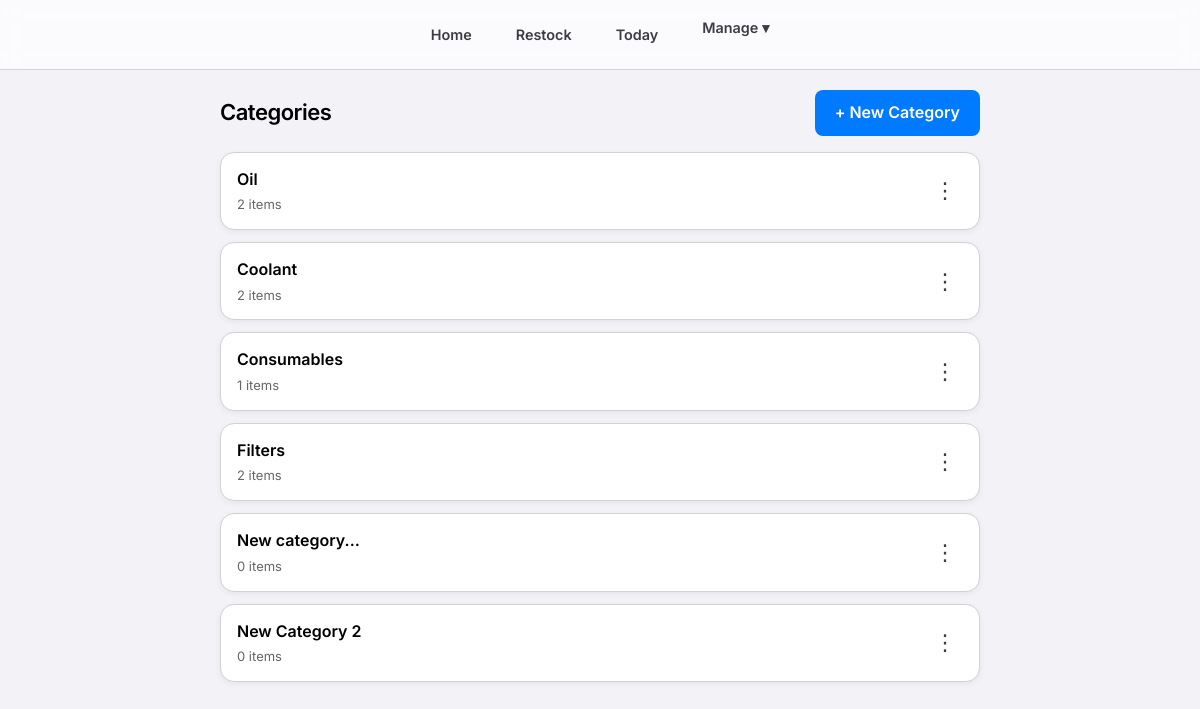
Before: /manage/categories/ (signed in) with the older database file.
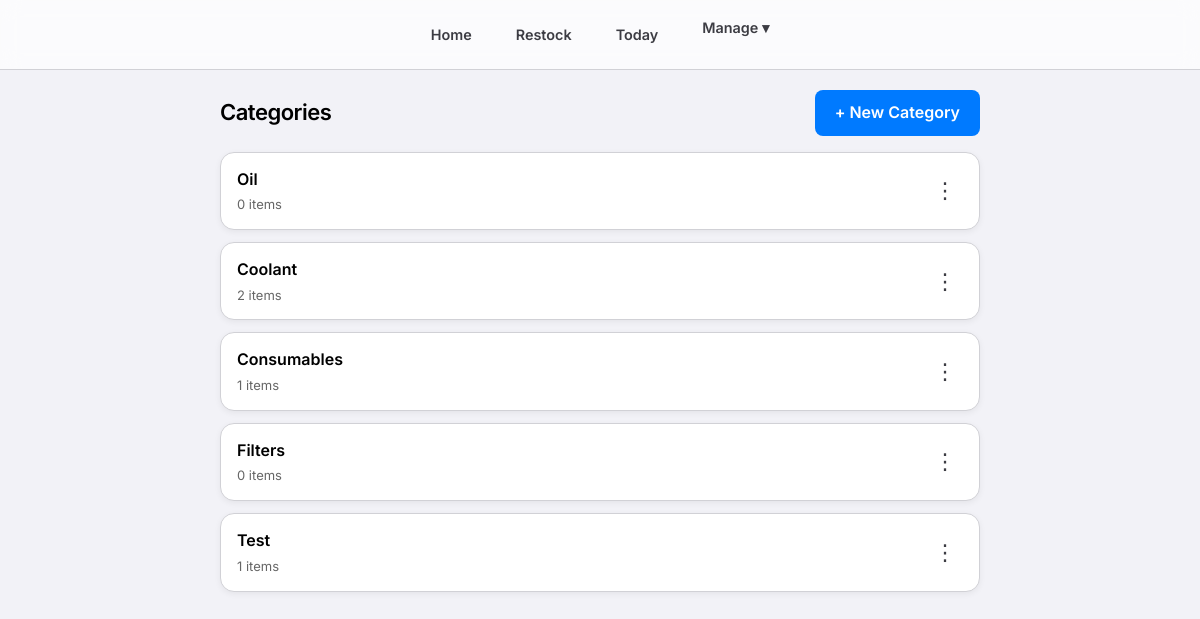
After: the same page with the newer database file.
### consumables/models.py (models this page shows, shortened)
class Category(models.Model):
    name = models.CharField(max_length=100)
    class Meta:
        verbose_name_plural = "Categories"

### consumables/views.py (the view)
# urls.py: path('manage/categories/', views.manage_categories, name='manage_categories'),
@login_required
@login_required
def manage_categories(request):
    categories = Category.objects.all()
    return render(request, 'consumables/manage_categories.html', {'categories': categories})

### consumables/templates/consumables/manage_categories.html (shortened to what this page needs)
{% extends 'consumables/base.html' %}
{% block content %}
<div class="page-header">
    <h2>Categories</h2>
    <a href="{% url 'add_category' %}" class="btn btn-primary btn-sm">
        + New Category
    </a>
</div>
{% for category in categories %}
<div class="item-card">
    <a href="{% url 'category_detail' category.id %}" class="item-link">
        <div class="item-name">{{ category.name }}</div>
        <div class="item-stock">{{ category.items.count }} items</div>
    </a>
    <details class="details-dropdown">
        <summary>&#8942;</summary>
    </details>
</div>
{% endfor %}
{% endblock %}

Changed rows visible on the page:
removed Category: name "New category...", items.count "0"
removed Category: name "New Category 2", items.count "0"
computed for Category "Oil": items.count "2" → "0"
computed for Category "Filters": items.count "2" → "0"
added Category: name "Test", items.count "1"
